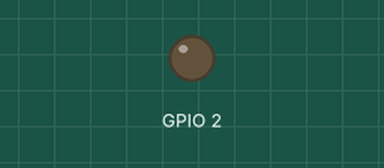
This sketch was run on a simulated ESP32. Shown: output pins drawn as LEDs (lit = HIGH). What the sketch prints to the serial monitor is not drawn.

Above: at 1.0 s.
At 6.2 s:
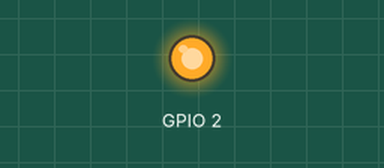
Timing chart, 0 to 7.4 s (numbered marks = the images above):
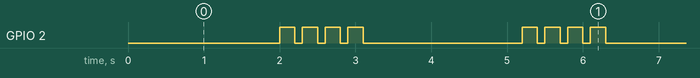

Measured:
- by itself, GPIO 2: repeats every 3.2 s: 3 × (LOW 0.10 s, HIGH 0.20 s), LOW 2.1 s, HIGH 0.20 s
- by itself, everything shown: repeats every 3.2 s, in 8 steps

The sketch:

hello_esp32.ino
```cpp
//#define LED 2

struct sysObj{

unsigned short blink = 4;
short pinLED = {2};
char name [40] = {"Hello ESP32!"};

}myObjs;

sysObj introName;

void setup() {

  Serial.begin(115200);
  pinMode(myObjs.pinLED, OUTPUT);

}

void loop() {

    Serial.println(introName.name);
    delay(500);

    dot_anim ();

  for(int index = 0; index < myObjs.blink; index++ ){

    digitalWrite(myObjs.pinLED, 1);
    delay(200);
    digitalWrite(myObjs.pinLED, 0);
    delay(100);

  }
    /*digitalWrite(LED, 1);
    delay(200);
    digitalWrite(LED, 0);
    delay(200);*/


}
void  dot_anim (){

  for(int idx = 0; idx < 3 ; idx++ ){
      Serial.print(".");
      delay(500);
    }
}
```
